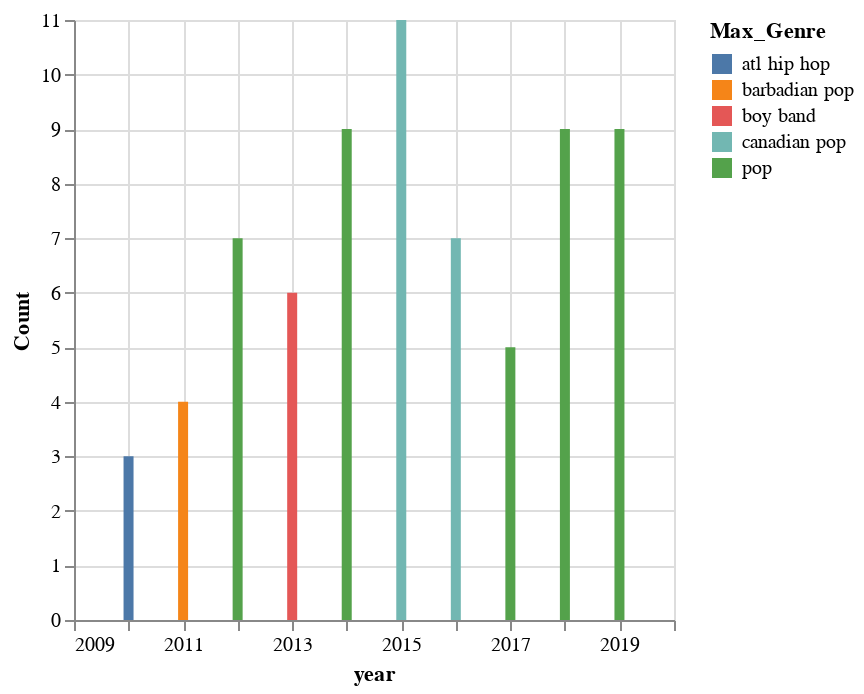

Notebook cell for this chart:
### Code cell
not_dance_most_pop = alt.Chart(df2).mark_bar().encode(
    x=alt.X('year', axis=alt.Axis(format='')),
    y='Count',
    tooltip=['Max_Genre', 'Count'],
    color='Max_Genre')

not_dance_most_pop.save('not_dance_most_pop.html')
not_dance_most_pop

### Figure 1 — Vega-Lite specification as saved in the notebook (floating-point values rounded to 4 significant figures)
{"config": {"view": {"continuousWidth": 300, "continuousHeight": 300}}, "data": {"name": "data-5091790f61f2a7dc88ccf5f62d849bfe"}, "mark": {"type": "bar"}, "encoding": {"color": {"field": "Max_Genre", "type": "nominal"}, "tooltip": [{"field": "Max_Genre", "type": "nominal"}, {"field": "Count", "type": "quantitative"}], "x": {"axis": {"format": ""}, "field": "year", "type": "quantitative"}, "y": {"field": "Count", "type": "quantitative"}}, "$schema": "https://vega.github.io/schema/vega-lite/v5.16.3.json", "datasets": {"data-5091790f61f2a7dc88ccf5f62d849bfe": [{"year": 2010, "Max_Genre": "atl hip hop", "Count": 3}, {"year": 2011, "Max_Genre": "barbadian pop", "Count": 4}, {"year": 2012, "Max_Genre": "pop", "Count": 7}, {"year": 2013, "Max_Genre": "boy band", "Count": 6}, {"year": 2014, "Max_Genre": "pop", "Count": 9}, {"year": 2015, "Max_Genre": "canadian pop", "Count": 11}, {"year": 2016, "Max_Genre": "canadian pop", "Count": 7}, {"year": 2017, "Max_Genre": "pop", "Count": 5}, {"year": 2018, "Max_Genre": "pop", "Count": 9}, {"year": 2019, "Max_Genre": "pop", "Count": 9}]}}
